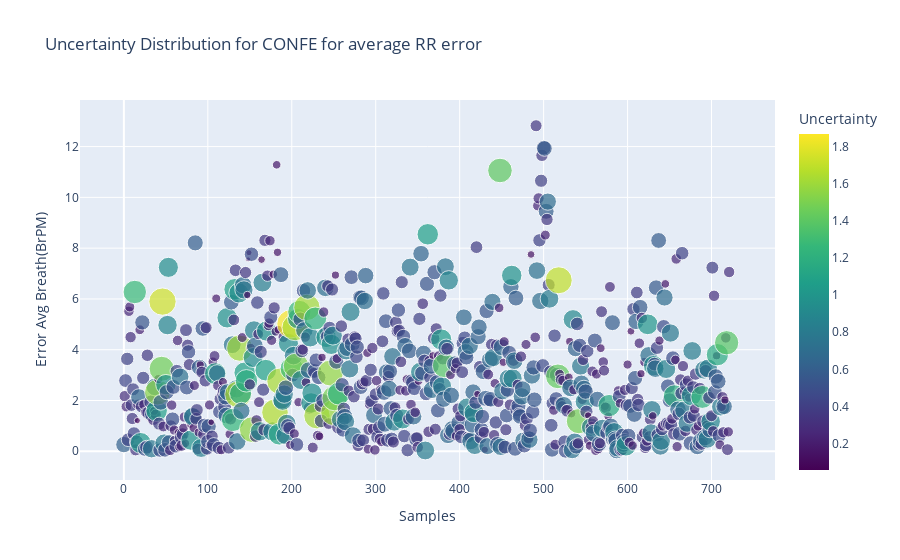
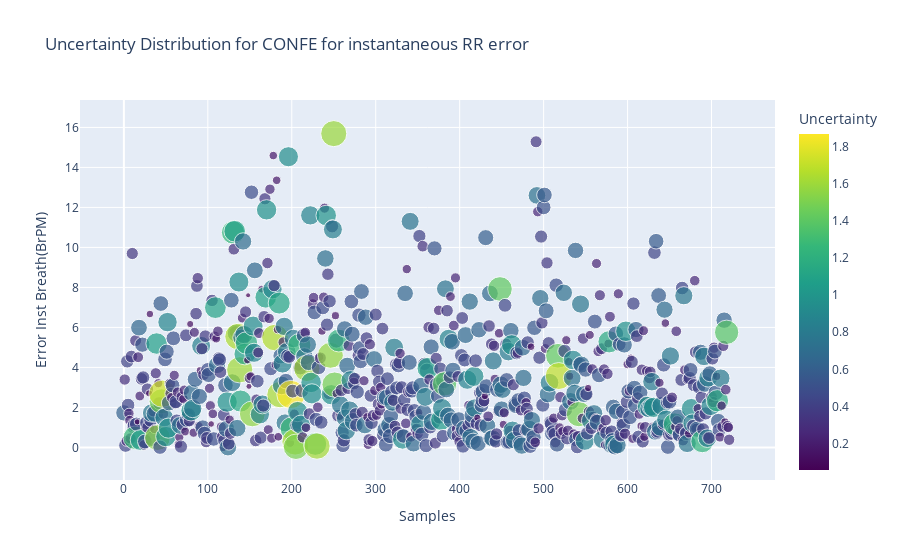

The notebook cell saved with these charts, in order:
### Code cell
if input_conf == 'confe':
    fig1 = px.scatter(data_confe,x = 'Samples', y="Error Avg Breath(BrPM)",title="Uncertainty Distribution for "+input_conf.upper()+ " for average RR error" ,
                     color="Uncertainty", color_continuous_scale=px.colors.sequential.Viridis , size = "Uncertainty")
    
    fig2 = px.scatter(data_confe,x = 'Samples', y="Error Inst Breath(BrPM)",title="Uncertainty Distribution for "+input_conf.upper()+ " for instantaneous RR error" ,
                     color="Uncertainty", color_continuous_scale=px.colors.sequential.Viridis, size = "Uncertainty")
    fig1.show()
    fig2.show()

### Figure 1 — Plotly figure (JSON) as saved in the notebook; plotly's stock layout.template omitted (floating-point values rounded to 4 significant figures; data arrays with more than 128 entries replaced by an {"elided": "..."} marker saying what was removed)
{"data": [{"hovertemplate": "Samples=%{x}<br>Error Avg Breath(BrPM)=%{y}<br>Uncertainty=%{marker.color}<extra></extra>", "legendgroup": "", "marker": {"color": {"elided": "722 float values"}, "coloraxis": "coloraxis", "size": {"elided": "722 float values"}, "sizemode": "area", "sizeref": 0.004666, "symbol": "circle"}, "mode": "markers", "name": "", "orientation": "v", "showlegend": false, "type": "scatter", "x": {"elided": "722 int values"}, "xaxis": "x", "y": {"elided": "722 float values"}, "yaxis": "y"}], "layout": {"coloraxis": {"colorbar": {"title": {"text": "Uncertainty"}}, "colorscale": [[0, "#440154"], [0.1111, "#482878"], [0.2222, "#3e4989"], [0.3333, "#31688e"], [0.4444, "#26828e"], [0.5556, "#1f9e89"], [0.6667, "#35b779"], [0.7778, "#6ece58"], [0.8889, "#b5de2b"], [1, "#fde725"]]}, "legend": {"itemsizing": "constant", "tracegroupgap": 0}, "title": {"text": "Uncertainty Distribution for CONFE for average RR error"}, "xaxis": {"anchor": "y", "domain": [0, 1], "title": {"text": "Samples"}}, "yaxis": {"anchor": "x", "domain": [0, 1], "title": {"text": "Error Avg Breath(BrPM)"}}}}

### Figure 2 — Plotly figure (JSON) as saved in the notebook; plotly's stock layout.template omitted (floating-point values rounded to 4 significant figures; data arrays with more than 128 entries replaced by an {"elided": "..."} marker saying what was removed)
{"data": [{"hovertemplate": "Samples=%{x}<br>Error Inst Breath(BrPM)=%{y}<br>Uncertainty=%{marker.color}<extra></extra>", "legendgroup": "", "marker": {"color": {"elided": "722 float values"}, "coloraxis": "coloraxis", "size": {"elided": "722 float values"}, "sizemode": "area", "sizeref": 0.004666, "symbol": "circle"}, "mode": "markers", "name": "", "orientation": "v", "showlegend": false, "type": "scatter", "x": {"elided": "722 int values"}, "xaxis": "x", "y": {"elided": "722 float values"}, "yaxis": "y"}], "layout": {"coloraxis": {"colorbar": {"title": {"text": "Uncertainty"}}, "colorscale": [[0, "#440154"], [0.1111, "#482878"], [0.2222, "#3e4989"], [0.3333, "#31688e"], [0.4444, "#26828e"], [0.5556, "#1f9e89"], [0.6667, "#35b779"], [0.7778, "#6ece58"], [0.8889, "#b5de2b"], [1, "#fde725"]]}, "legend": {"itemsizing": "constant", "tracegroupgap": 0}, "title": {"text": "Uncertainty Distribution for CONFE for instantaneous RR error"}, "xaxis": {"anchor": "y", "domain": [0, 1], "title": {"text": "Samples"}}, "yaxis": {"anchor": "x", "domain": [0, 1], "title": {"text": "Error Inst Breath(BrPM)"}}}}
